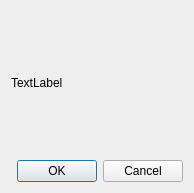
<?xml version="1.0" encoding="UTF-8"?>
<ui version="4.0">
 <class>Dialog</class>
 <widget class="QDialog" name="Dialog">
  <property name="geometry">
   <rect>
    <x>0</x>
    <y>0</y>
    <width>194</width>
    <height>193</height>
   </rect>
  </property>
  <property name="windowTitle">
   <string>Dialog</string>
  </property>
  <layout class="QVBoxLayout" name="verticalLayout">
   <item>
    <widget class="QLabel" name="questionText">
     <property name="text">
      <string>TextLabel</string>
     </property>
    </widget>
   </item>
   <item>
    <widget class="QDialogButtonBox" name="cancelBtn">
     <property name="orientation">
      <enum>Qt::Horizontal</enum>
     </property>
     <property name="standardButtons">
      <set>QDialogButtonBox::Cancel|QDialogButtonBox::Ok</set>
     </property>
    </widget>
   </item>
  </layout>
 </widget>
 <resources/>
 <connections>
  <connection>
   <sender>cancelBtn</sender>
   <signal>accepted()</signal>
   <receiver>Dialog</receiver>
   <slot>accept()</slot>
   <hints>
    <hint type="sourcelabel">
     <x>248</x>
     <y>254</y>
    </hint>
    <hint type="destinationlabel">
     <x>157</x>
     <y>274</y>
    </hint>
   </hints>
  </connection>
  <connection>
   <sender>cancelBtn</sender>
   <signal>rejected()</signal>
   <receiver>Dialog</receiver>
   <slot>reject()</slot>
   <hints>
    <hint type="sourcelabel">
     <x>316</x>
     <y>260</y>
    </hint>
    <hint type="destinationlabel">
     <x>286</x>
     <y>274</y>
    </hint>
   </hints>
  </connection>
 </connections>
</ui>
